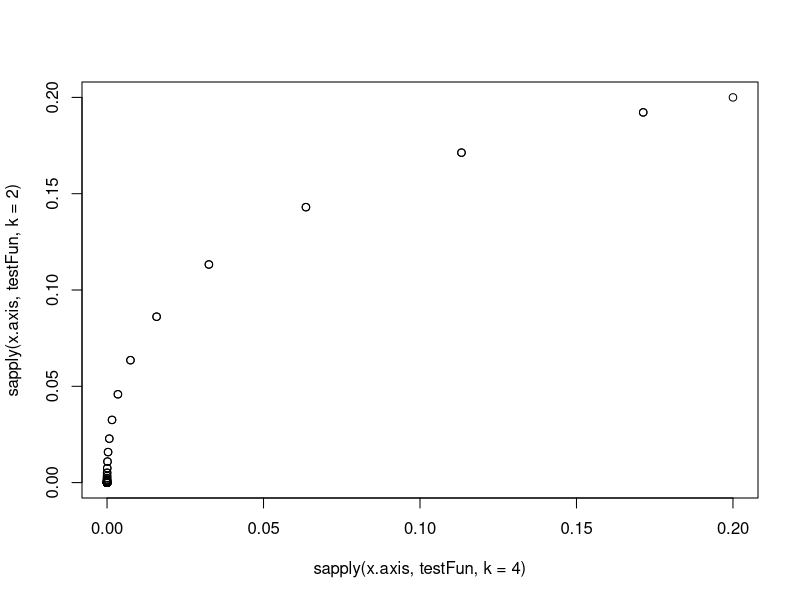

Write the R code that produced this figure.
#' probability
#' 
#' @k Option k of item j
#' @numCats The number of response options for the item: k = {0,1,...,numCats-1}
#' @theta The postion of the respondent on the latent trait scale
#' @alpha The discrimination parameter of item j
#' @delta The location parameter of item j
#' @tau  A vector of K-1 threshold parameters: {tau_j1, tau_j2, ..., tau_j(k-1)}
#' 
#' @return The probability that resopndent will choose response category k.
probability<-function(k, numCats, theta, alpha, delta, tau){
                
      denom_vals = sapply(c(0:(numCats-1)), function(l){
          print(l)
          return(exp(alpha*(l*( (theta-delta))-sum(tau))) +
              exp(alpha*( (2*numCats-1-l)*(theta-delta)-sum(tau) )))
      })
      numerator = denom_vals[k+1] 
      print(denom_vals)
      print(numerator)
      ## k takes on values {0,1,...,numCats-1}, but denom_vals indexes from {1,2,...,numCats}
      return (numerator / sum(denom_vals))
}

probability(2, 5, 5, 2, 1, c(-1, -2, 3, 4))

testFun<-function(x, k){
  probability(k, 5, x, 2, 1, c(-1, -2, 3, 4))
}

x.axis<-seq(-10, 10, by=.1)
plot(sapply(x.axis, testFun, k=4), sapply(x.axis, testFun, k=2))

